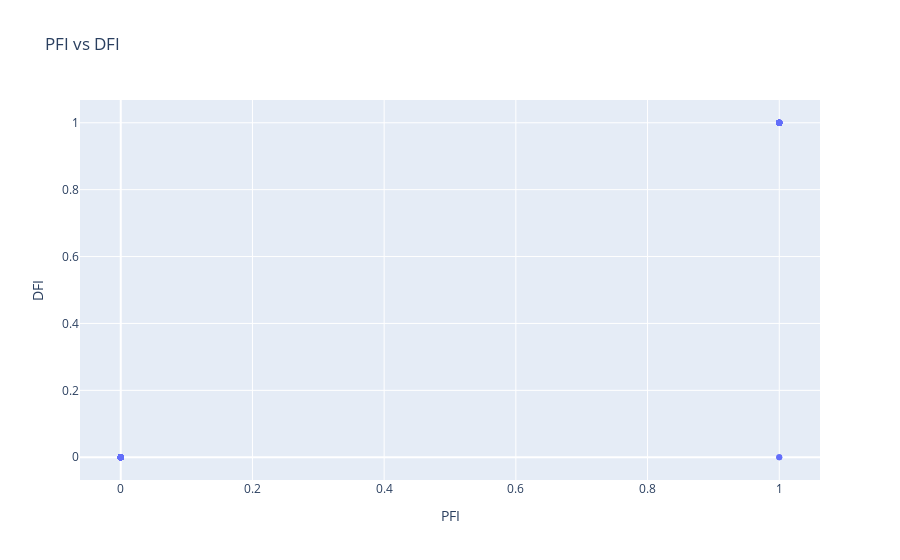

Source (notebook cell):
### Code cell
fig = px.scatter(df, x='PFI', y='DFI', title='PFI vs DFI')
fig.show()

### Figure 1 — Plotly figure (JSON) as saved in the notebook; plotly's stock layout.template omitted (floating-point values rounded to 4 significant figures; data arrays with more than 128 entries replaced by an {"elided": "..."} marker saying what was removed)
{"data": [{"hovertemplate": "PFI=%{x}<br>DFI=%{y}<extra></extra>", "legendgroup": "", "marker": {"color": "#636efa", "symbol": "circle"}, "mode": "markers", "name": "", "orientation": "v", "showlegend": false, "type": "scatter", "x": {"elided": "400 int values"}, "xaxis": "x", "y": {"elided": "400 int values"}, "yaxis": "y"}], "layout": {"autosize": true, "legend": {"tracegroupgap": 0}, "title": {"text": "PFI vs DFI"}, "xaxis": {"anchor": "y", "autorange": true, "domain": [0, 1], "range": [-0.05926, 1.059], "title": {"text": "PFI"}, "type": "linear"}, "yaxis": {"anchor": "x", "autorange": true, "domain": [0, 1], "range": [-0.08252, 1.083], "title": {"text": "DFI"}, "type": "linear"}}}
